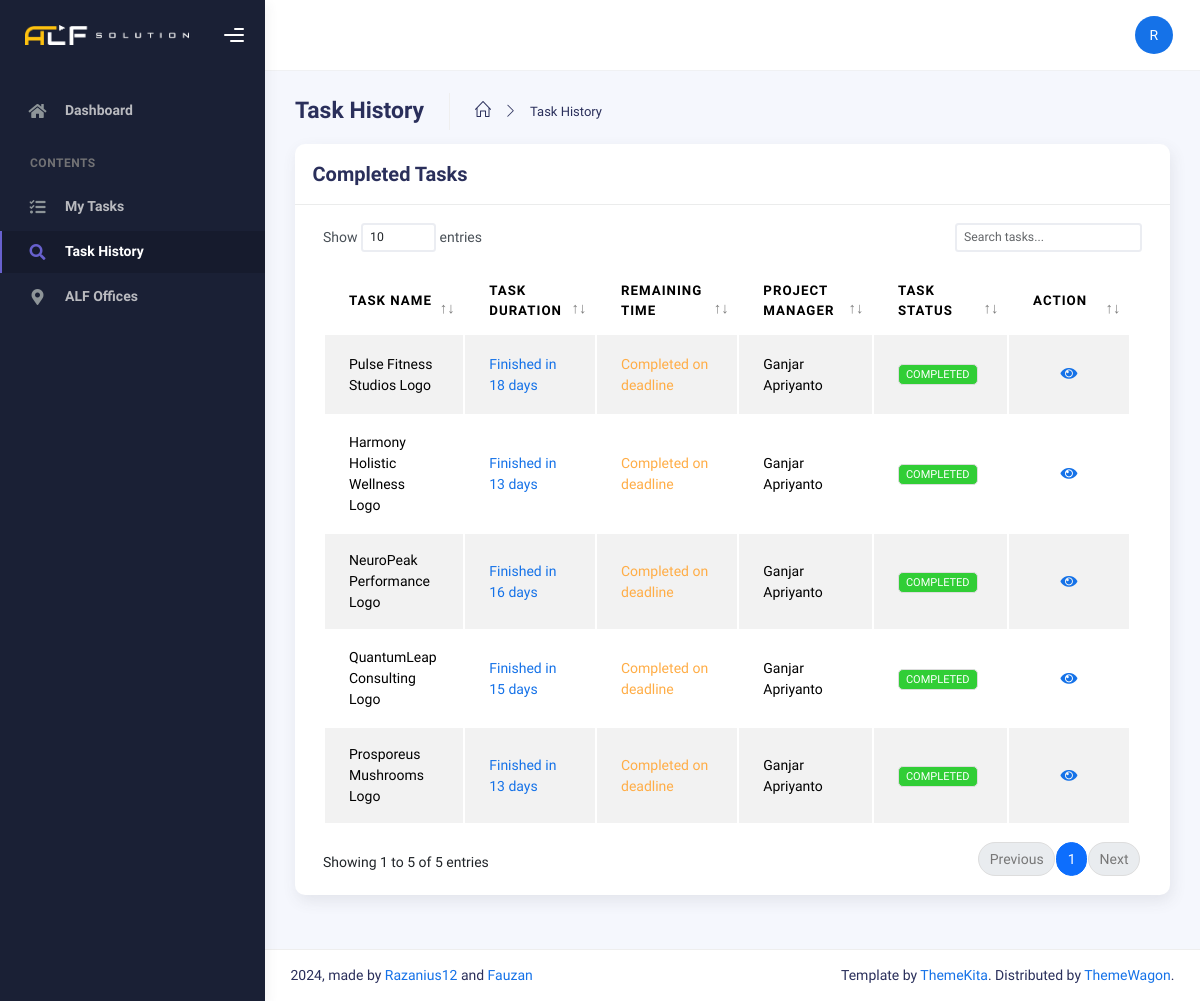
Screenshot of /index.php?page=history (signed in) with the database file from the repository.
### tables this page shows
CREATE TABLE `orders` (
  `id_order` int(11) NOT NULL,
  `project_manager_id` int(11) DEFAULT NULL,
  `worker_id` int(11) DEFAULT NULL,
  `order_name` varchar(255) DEFAULT NULL,
  `description` text DEFAULT NULL,
  `start_date` datetime DEFAULT NULL,
  `finished_at` datetime DEFAULT NULL,
  `deadline` date DEFAULT NULL,
  `status` enum('PENDING','IN_PROGRESS','COMPLETED','CANCELLED') DEFAULT 'PENDING',
  `order_price` int(255) DEFAULT NULL,
  `attachment_id` int(11) DEFAULT NULL
);

### main/pages/history.php (the view, shortened to what this page needs)
<?php
require 'config/database.php';
$currentWorkerId = $_SESSION['user_id'];
$stmt = mysqli_prepare($conn, "SELECT
           o.id_order,
           o.order_name,
           o.status,
           o.start_date,
           o.finished_at,
           o.deadline,
           o.description,
           a.name_admin AS project_manager
          FROM
           orders o
          LEFT JOIN
           admins a ON o.project_manager_id = a.id_admin
          LEFT JOIN
           workers w ON o.worker_id = w.id_worker
          WHERE
          o.worker_id = ? AND o.status = 'COMPLETED'");
mysqli_stmt_bind_param($stmt, "i", $currentWorkerId);
mysqli_stmt_execute($stmt);
$result = mysqli_stmt_get_result($stmt);
function getStatusBadgeClass($status)
{
 switch (strtoupper($status)) {
  case 'COMPLETED':
   return 'success';
 }
}
?>
<div class="container">
 <div class="page-inner">
  <div class="page-header mb-0">
   <h3 class="fw-bold mb-3">Task History</h3>
   <ul class="breadcrumbs mb-3">
    <li class="nav-home">
     <a href="index.php">
      <i class="icon-home"></i>
     </a>
    </li>
    <li class="separator">
     <i class="icon-arrow-right"></i>
    </li>
    <li class="nav-item">
     <a href="index.php?page=history">Task History</a>
    </li>
   </ul>
  </div>
  <div class="row">
   <div class="col-md-12">
    <div class="card">
     <div class="card-header">
      <div class="d-flex align-items-center">
       <h4 class="card-title">Completed Tasks</h4>
      </div>
     </div>
     <div class="card-body">
      <div class="table-responsive">
       <table id="task-table" class="display table table-striped table-hover">
        <thead>
         <tr>
          <th>Task Name</th>
          <th>Task Duration</th>
          <th>Remaining Time</th>
          <th>Project Manager</th>
          <th>Task Status</th>
          <th style="width: 10%">Action</th>
         </tr>
        </thead>
        <tbody>
         <?php
         while ($task = mysqli_fetch_assoc($result)): ?>
          <tr>
           <td><?= htmlspecialchars($task['order_name']) ?></td>
           <td>
            <?php
            if (!empty($task['start_date']) && !empty($task['finished_at'])) {
             $startDate = new DateTime($task['start_date']);
             $finishedDate = new DateTime($task['finished_at']);
             $duration = $startDate->diff($finishedDate);
             if ($duration->days == 0) {
              $durationText = "Finished in less than a day";
             } elseif ($duration->days == 1) {
              $durationText = "Finished in 1 day";
             } else {
              $durationText = "Finished in " . $duration->days . " days";
             }
             echo '<span class="text-primary">' . htmlspecialchars($durationText) . '</span>';
            } else {
             echo '<span class="text-muted">N/A</span>';
            }
            ?>
           </td>
           <td>
            <?php
            if (!empty($task['finished_at']) && !empty($task['deadline'])) {
             $finishedDate = new DateTime($task['finished_at']);
             $deadlineDate = new DateTime($task['deadline']);
             if ($finishedDate <= $deadlineDate) {
              $interval = $finishedDate->diff($deadlineDate);
              $daysBeforeDeadline = $interval->days;
              if ($daysBeforeDeadline == 0) {
               $timeText = '<span class="text-warning">Completed on deadline</span>';
              } elseif ($daysBeforeDeadline == 1) {
               $timeText = '<span class="text-success">Completed 1 day before deadline</span>';
              } else {
               $timeText = '<span class="text-success">Completed ' . $daysBeforeDeadline . ' days before deadline</span>';
              }
             } else {
              $interval = $deadlineDate->diff($finishedDate);
              $daysAfterDeadline = $interval->days;
              if ($daysAfterDeadline == 0) {
               $timeText = '<span class="text-warning">Completed on deadline</span>';
              } else {
               $timeText = '<span class="text-danger">Completed ' . $daysAfterDeadline . ' days after deadline</span>';
              }
             }
             echo $timeText;
            } else {
             echo '<span class="text-muted">N/A</span>';
            }
            ?>
           </td>
           <td><?= htmlspecialchars($task['project_manager'] ?? 'N/A') ?></td>
           <td>
            <span class="badge bg-<?= getStatusBadgeClass($task['status']) ?>">
             <?= htmlspecialchars($task['status']) ?>
            </span>
           </td>
           <td>
            <div class="form-button-action">
             <button type="button" class="btn btn-link btn-primary btn-lg" data-task-id="<?= $task['id_order'] ?>"
              data-task-name="<?= htmlspecialchars($task['order_name']) ?>"
              data-task-description="<?= htmlspecialchars($task['description'] ?? '') ?>"
              data-task-status="<?= htmlspecialchars($task['status']) ?>" onclick="showTaskDetails(this)">
              <i class="fa fa-eye"></i>
             </button>
            </div>
           </td>
          </tr>
         <?php endwhile; ?>
        </tbody>
       </table>
      </div>
     </div>
    </div>
   </div>
  </div>
 </div>
</div>

### rows the page displays
orders: order_name "Prosporeus Mushrooms Logo", durationText "Finished in 13 days", deadline "Completed on deadline", project_manager.name_admin "Ganjar Apriyanto", status "COMPLETED"
orders: order_name "QuantumLeap Consulting Logo", durationText "Finished in 15 days", deadline "Completed on deadline", project_manager.name_admin "Ganjar Apriyanto", status "COMPLETED"
orders: order_name "NeuroPeak Performance Logo", durationText "Finished in 16 days", deadline "Completed on deadline", project_manager.name_admin "Ganjar Apriyanto", status "COMPLETED"
orders: order_name "Harmony Holistic Wellness Logo", durationText "Finished in 13 days", deadline "Completed on deadline", project_manager.name_admin "Ganjar Apriyanto", status "COMPLETED"
orders: order_name "Pulse Fitness Studios Logo", durationText "Finished in 18 days", deadline "Completed on deadline", project_manager.name_admin "Ganjar Apriyanto", status "COMPLETED"

### other values shown
$item['label'] "Dashboard"
$item['label'] "My Tasks"
$item['label'] "Task History"
$item['label'] "ALF Offices"
substr($currentUser['name'] ?? 'U', 0, 1) "R"
